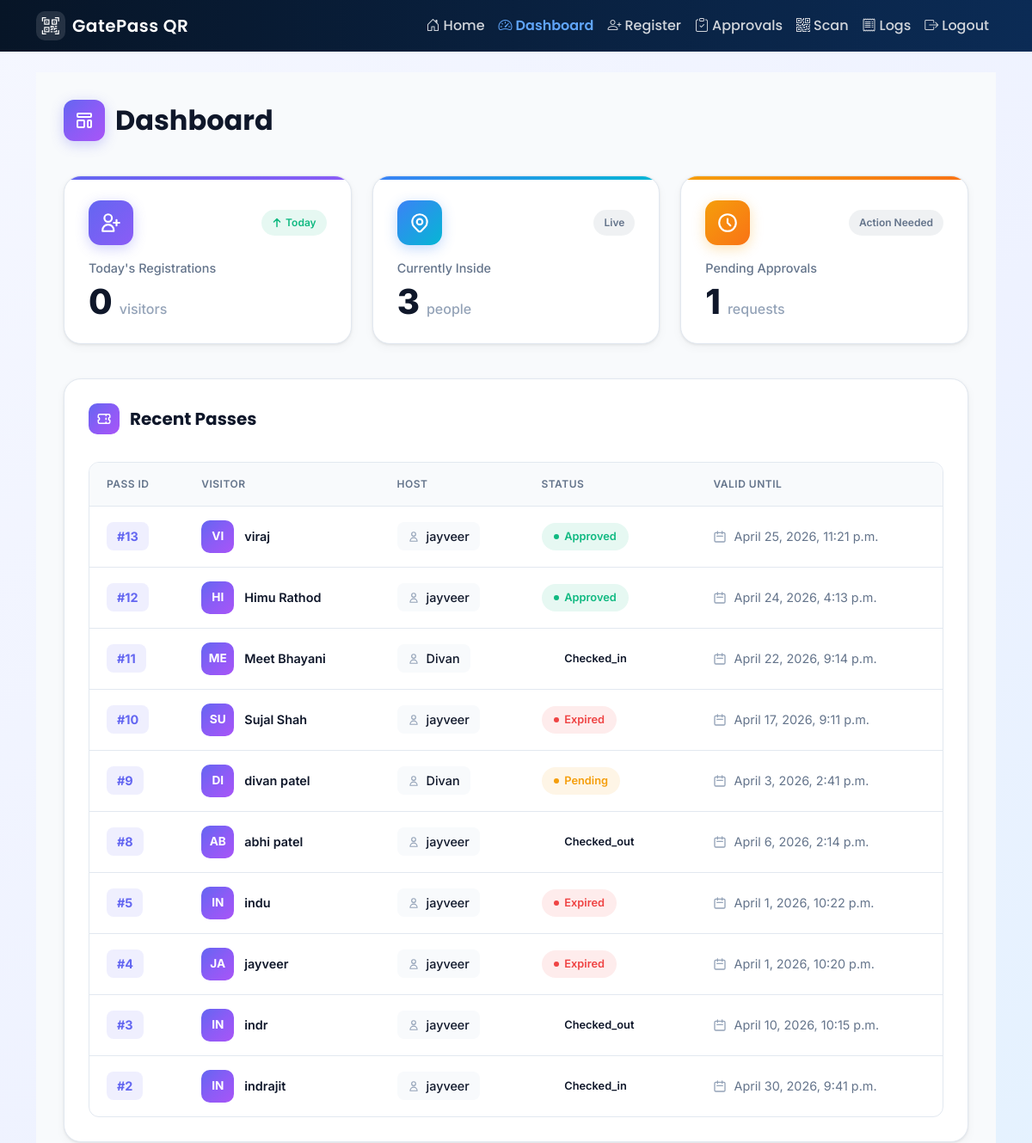
Page /dashboard/ (signed in, upper part) on the earlier database version.
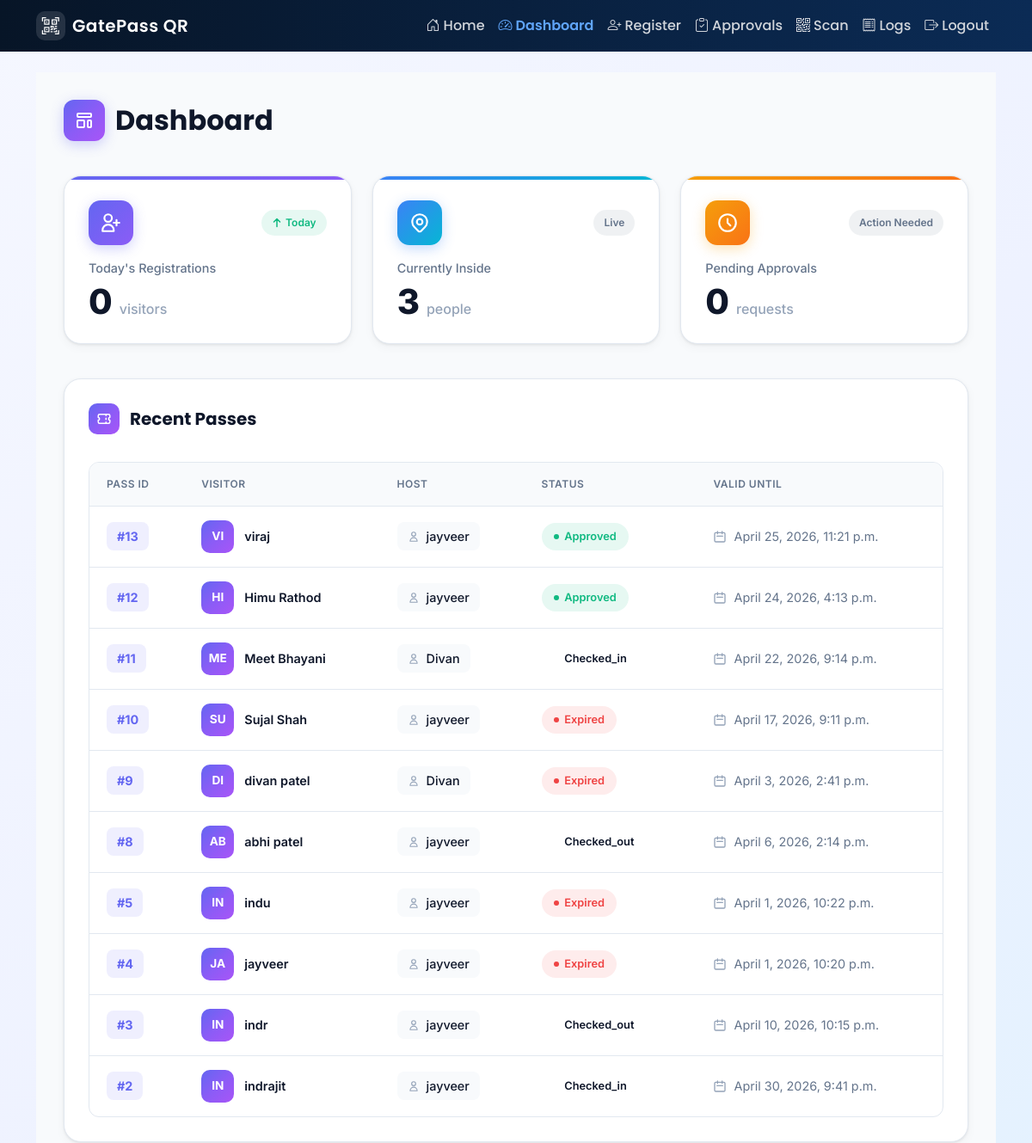
Same page on the later database version.
### visitors/models.py (models this page shows, shortened)
class VisitorPass(models.Model):
    STATUS_PENDING = "pending"
    STATUS_APPROVED = "approved"
    STATUS_REJECTED = "rejected"
    STATUS_CHECKED_IN = "checked_in"
    STATUS_CHECKED_OUT = "checked_out"
    STATUS_EXPIRED = "expired"
    STATUS_CHOICES = [
        (STATUS_PENDING, "Pending"),
        (STATUS_APPROVED, "Approved"),
        (STATUS_REJECTED, "Rejected"),
        (STATUS_CHECKED_IN, "Checked-In"),
        (STATUS_CHECKED_OUT, "Checked-Out"),
        (STATUS_EXPIRED, "Expired"),
    ]
    visitor_name = models.CharField(max_length=200)
    phone_number = models.CharField(max_length=20)
    email = models.EmailField(blank=True)
    id_proof = models.FileField(upload_to="id_proofs/", blank=True, null=True)
    purpose = models.TextField()
    host = models.ForeignKey(User, on_delete=models.PROTECT, related_name="hosted_visits")
    reference_by = models.CharField(max_length=200, blank=True)
    visitor_type = models.CharField(max_length=100, blank=True, default="General")
    valid_from = models.DateTimeField()
    valid_until = models.DateTimeField()
    is_multi_entry = models.BooleanField(default=False)
    status = models.CharField(max_length=20, choices=STATUS_CHOICES, default=STATUS_PENDING)
    approval_note = models.CharField(max_length=255, blank=True)
    approved_by = models.ForeignKey(
        User, on_delete=models.SET_NULL, null=True, blank=True, related_name="approved_visits"
    )
    approved_at = models.DateTimeField(null=True, blank=True)
    qr_token = models.TextField(blank=True)
    qr_image = models.ImageField(upload_to="qr_codes/", blank=True, null=True)
    is_used = models.BooleanField(default=False)
    check_in_at = models.DateTimeField(null=True, blank=True)
    check_out_at = models.DateTimeField(null=True, blank=True)
    check_in_gate = models.ForeignKey(
        Gate, on_delete=models.SET_NULL, null=True, blank=True, related_name="checkin_passes"
    )
    check_out_gate = models.ForeignKey(
        Gate, on_delete=models.SET_NULL, null=True, blank=True, related_name="checkout_passes"
    )
    created_by = models.ForeignKey(User, on_delete=models.PROTECT, related_name="created_visits")
    created_at = models.DateTimeField(auto_now_add=True)
    class Meta:
        ordering = ["-created_at"]
    @property
    def is_inside(self):
        return bool(self.check_in_at and not self.check_out_at)

### visitors/views.py (the view)
# urls.py: path("dashboard/", views.dashboard, name="dashboard"),
@login_required
def dashboard(request):
    refresh_expired_passes()
    passes = VisitorPass.objects.select_related("host", "check_in_gate")
    if getattr(request.user.profile, "role", "") == "host" and not is_org_admin(request.user):
        passes = passes.filter(host=request.user)
    today = timezone.localdate()
    context = {
        "total_today": passes.filter(created_at__date=today).count(),
        "inside_count": sum(1 for p in passes if p.is_inside),
        "pending_count": passes.filter(status="pending").count(),
        "top_hosts": VisitorPass.objects.values("host__username").annotate(total=Count("id")).order_by("-total")[:5],
        "recent_passes": passes[:10],
    }
    return render(request, "visitors/dashboard.html", context)

### visitors/utils.py (called while the page is built)
def refresh_expired_passes():
    from .models import VisitorPass
    now = timezone.now()
    VisitorPass.objects.filter(valid_until__lt=now, status__in=["approved", "checked_in"]).update(status="expired")

### templates/visitors/dashboard.html (shortened to what the changed rows need)
{% extends "base.html" %}
{% block content %}
<div class="dashboard-container">
  <div class="stats-grid">
    <div class="stat-card pending">
      <div class="stat-card-header">
        <div class="stat-icon pending">
        </div>
        <span class="stat-trend neutral">Action Needed</span>
      </div>
      <p class="stat-label">Pending Approvals</p>
      <div class="stat-value">{{ pending_count }}<span class="unit">requests</span></div>
    </div>
  </div>
  <div class="table-section">
    <div class="table-wrapper">
      <table class="modern-table">
        <thead>
          <tr>
            <th>Pass ID</th>
            <th>Visitor</th>
            <th>Host</th>
            <th>Status</th>
            <th>Valid Until</th>
          </tr>
        </thead>
        <tbody>
          {% for p in recent_passes %}
          <tr>
            <td>
              <a href="{% url 'pass_detail' p.id %}" class="pass-id">#{{ p.id }}</a>
            </td>
            <td>
              <div class="visitor-info">
                <div class="visitor-avatar">{{ p.visitor_name|slice:":2" }}</div>
                <span class="visitor-name">{{ p.visitor_name }}</span>
              </div>
            </td>
            <td>
              <span class="host-badge">
                <svg xmlns="http://www.w3.org/2000/svg" fill="none" viewBox="0 0 24 24" stroke="currentColor" stroke-width="2">
                  <path stroke-linecap="round" stroke-linejoin="round" d="M16 7a4 4 0 11-8 0 4 4 0 018 0zM12 14a7 7 0 00-7 7h14a7 7 0 00-7-7z" />
                </svg>
                {{ p.host.username }}
              </span>
            </td>
            <td>
              <span class="status-badge {{ p.status|lower }}">{{ p.status }}</span>
            </td>
            <td>
              <div class="valid-until">
                <svg xmlns="http://www.w3.org/2000/svg" fill="none" viewBox="0 0 24 24" stroke="currentColor" stroke-width="2">
                  <path stroke-linecap="round" stroke-linejoin="round" d="M8 7V3m8 4V3m-9 8h10M5 21h14a2 2 0 002-2V7a2 2 0 00-2-2H5a2 2 0 00-2 2v12a2 2 0 002 2z" />
                </svg>
                {{ p.valid_until }}
              </div>
            </td>
          </tr>
          {% endfor %}
        </tbody>
      </table>
    </div>
  </div>
</div>
{% endblock %}

Differences in the rows shown:
changed VisitorPass "divan patel": status "Pending" → "Expired"
Other differences:
{{ pending_count }}: "1" → "0"
